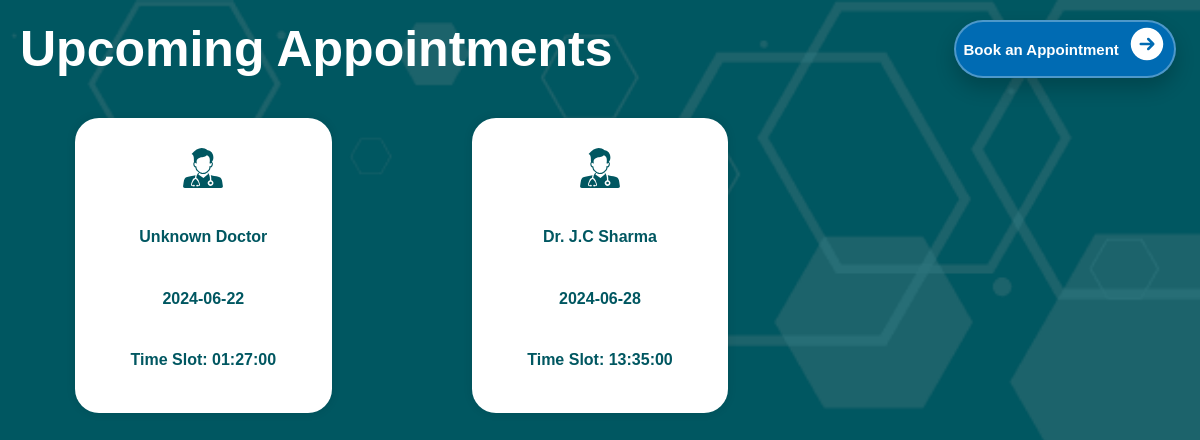
/my-appointments (signed in), run on the app's committed database.
### medico/models.py (models this page shows, shortened)
class Appointment(db.Model):
    id = db.Column(db.Integer, primary_key=True)
    name = db.Column(db.String(100), nullable=False)
    phone = db.Column(db.String(15), nullable=False)
    email = db.Column(db.String(100), nullable=False)
    date = db.Column(db.Date, nullable=False)
    time = db.Column(db.Time, nullable=False)
    user_id = db.Column(db.Integer, db.ForeignKey('user.id'), nullable=False)
    doctor_id = db.Column(db.Integer, db.ForeignKey('user.id'), nullable=False)
    def get_doctor_name(self):
        doctor = User.query.get(self.doctor_id)
        return doctor.username if doctor else "Unknown Doctor"

class User(db.Model, UserMixin):
    id = db.Column(db.Integer, primary_key=True)
    username = db.Column(db.String(length=30), nullable=False, unique=True)
    email_address = db.Column(db.String(length=50), nullable=False, unique=True)
    password_hash = db.Column(db.String(length=60), nullable=False)
    role = db.Column(db.String(length=10), nullable=False)
    user_appointments = db.relationship('Appointment',
                                        foreign_keys='Appointment.user_id',
                                        backref='user',
                                        lazy=True)
    doctor_appointments = db.relationship('Appointment',
                                          foreign_keys='Appointment.doctor_id',
                                          backref='doctor',
                                          lazy=True)
    @property
    def password(self):
        return self.password

### medico/routes.py (the view)
@app.route('/my-appointments')
@login_required
def my_appointments():
    appointments = Appointment.query.filter_by(user_id=current_user.id).all()
    return render_template('appointment1.html', appointments=appointments)

### medico/models.py (called while the page is built)
@login_manager.user_loader
def load_user(user_id):
    return User.query.get(int(user_id))

### medico/templates/appointment1.html (shortened to what this page needs)
<!DOCTYPE html>
<html lang="en">
<head>
    <link rel="stylesheet" href="{{ url_for('static', filename='css/appointment1.css') }}">
</head>
<body>
    <div class="header">
        <h1>Upcoming Appointments</h1>
        <button class="button" style="margin-right: 2%;" onclick="window.location.href='{{ url_for('appointment_page') }}'">
            Book an Appointment
        </button>
    </div>
    <div class="grid-container">
        {% for appointment in appointments %}
        <div class="card">
            <div class="content">
                <p class="name">{{ appointment.get_doctor_name() }}</p>
                <p class="date">{{ appointment.date }}</p>
                <p class="time-slot">Time Slot: {{ appointment.time }}</p>
            </div>
        </div>
        {% endfor %}
    </div>
</body>
</html>

### medico/static/css/appointment1.css (style rules this page uses)
body { font-family: Arial, Helvetica, sans-serif; margin: 0; padding: 0; background: url('assets/images/footer-bg.png') no-repeat center center fixed; background-size: cover; background-color: #005761; }
h1 { color: #ffffff; font-family: Arial, sans-serif; font-size: 50px; font-weight: bold; margin: 0; padding: 20px; }
.header { display: flex; align-items: center; justify-content: space-between; }
.button { position: relative; transition: all 0.3s ease-in-out; box-shadow: 0px 10px 20px rgba(0, 0, 0, 0.2); padding-block: 0.15rem; padding-inline: 0.45rem; background-color: rgb(0 107 179); border-radius: 8888px; display: flex; align-items: center; justify-content: center; color: #ffff; gap: 8px; font-weight: bold; border: 2px solid #ffffff4d; outline: none; overflow: hidden; font-size: 15px; }
.icon { width: 24px; height: 24px; transition: all 0.3s ease-in-out; }
.button::before { content: ""; position: absolute; width: 100px; height: 100%; background-image: linear-gradient(120deg, rgba(255, 255, 255, 0) 30%, rgba(255, 255, 255, 0.8), rgba(255, 255, 255, 0) 70%); top: 0; left: -100px; opacity: 0.6; }
.grid-container { display: grid; grid-template-columns: repeat(3, 1fr); grid-gap: 30px; padding: 20px; }
.card { position: relative; display: flex; align-items: center; justify-content: center; width: 70%; border-radius: 24px; line-height: 1.6; transition: all 0.64s cubic-bezier(0.23, 1, 0.32, 1); margin: 0 auto; box-shadow: 0 0 10px rgba(0, 0, 0, 0.1); background-color: #fff; text-align: center; }
.content { display: flex; flex-direction: column; align-items: center; gap: 10px; padding: 30px; border-radius: 24px; background: transparent; color: #000000; z-index: 1; transition: all 0.64s cubic-bezier(0.23, 1, 0.32, 1); }
.icon { width: 40px; height: 40px; fill: #ffffff; margin-bottom: 10px; transition: fill 0.64s cubic-bezier(0.23, 1, 0.32, 1); }
.name, .date, .time-slot { font-weight: bold; color: #005761; margin-bottom: 10px; }

### data on the page
Appointment: get_doctor_name "Unknown Doctor", date "2024-06-22", time "01:27:00"
Appointment: get_doctor_name "Dr. J.C Sharma", date "2024-06-28", time "13:35:00"
